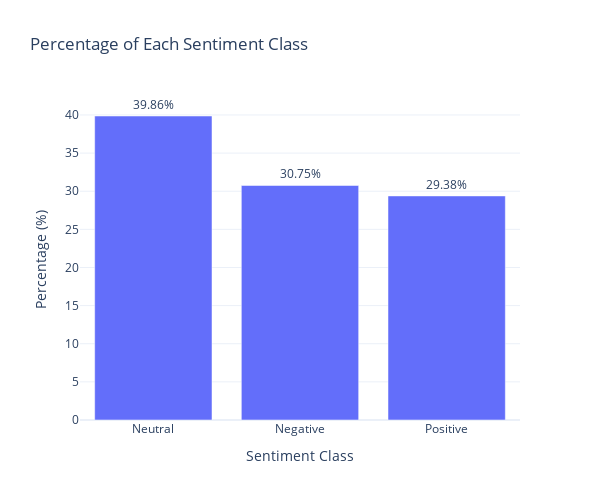

Source (notebook cell):
### Code cell
import plotly.express as px
import plotly.io as pio
pio.templates.default = "plotly_white"

# Calculate the percentage of each sentiment class
sentiment_percentage = df['sentiment_category'].value_counts(normalize=True) * 100

# Convert the calculated percentages into DataFrame for plotting
percentage_df = pd.DataFrame({'Sentiment': sentiment_percentage.index, 'Percentage': sentiment_percentage.values})

# Plot the bar plot with percentages visible
fig = px.bar(percentage_df, x='Sentiment', y='Percentage', text='Percentage',
             title="Percentage of Each Sentiment Class", labels={'Sentiment': 'Sentiment Class', 'Percentage': 'Percentage (%)'})
fig.update_traces(texttemplate='%{text:.2f}%', textposition='outside')
fig.update_layout(width=600, height=500)
fig.show()

### Figure 1 — Plotly figure (JSON) as saved in the notebook; plotly's stock layout.template omitted (floating-point values rounded to 4 significant figures)
{"data": [{"alignmentgroup": "True", "hovertemplate": "Sentiment Class=%{x}<br>Percentage (%)=%{text}<extra></extra>", "legendgroup": "", "marker": {"color": "#636efa", "pattern": {"shape": ""}}, "name": "", "offsetgroup": "", "orientation": "v", "showlegend": false, "text": [39.86, 30.75, 29.38], "textposition": "outside", "texttemplate": "%{text:.2f}%", "type": "bar", "x": ["Neutral", "Negative", "Positive"], "xaxis": "x", "y": [39.86, 30.75, 29.38], "yaxis": "y"}], "layout": {"barmode": "relative", "height": 500, "legend": {"tracegroupgap": 0}, "title": {"text": "Percentage of Each Sentiment Class"}, "width": 600, "xaxis": {"anchor": "y", "domain": [0, 1], "title": {"text": "Sentiment Class"}}, "yaxis": {"anchor": "x", "domain": [0, 1], "title": {"text": "Percentage (%)"}}}}
